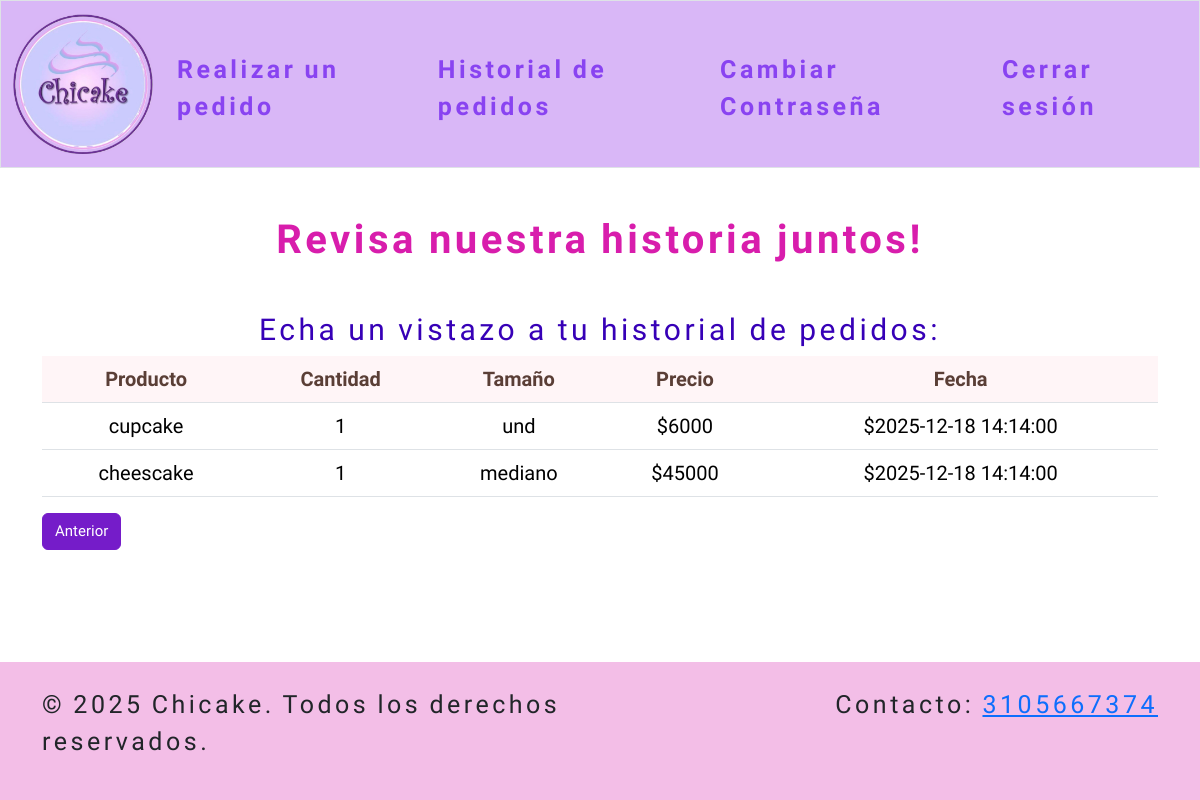
Screenshot of /history?page=2 (signed in) with the database file from the repository.
### tables this page shows
CREATE TABLE users_orders (id INTEGER PRIMARY KEY AUTOINCREMENT NOT NULL, user_id INTEGER NOT NULL, product TEXT NOT NULL, quantity INTEGER NOT NULL, type TEXT NOT NULL, price NUMERIC NOT NULL, date DATETIME NOT NULL DEFAULT CURRENT_TIMESTAMP, FOREIGN KEY(user_id) REFERENCES users(id));

### app.py (the view)
@app.route("/history")
@login_requered
def user_history():
    page = int(request.args.get("page", 1))
    page_rows = 10
    offset = (page - 1) * page_rows
    db = get_db()
    cursor = db.execute("SELECT * FROM users_orders WHERE user_id = ? ORDER BY date DESC LIMIT ? OFFSET ?", (session["user_id"], page_rows, offset))
    orders = cursor.fetchall()
    return render_template("history.html", orders=orders, page=page, page_rows=page_rows)

### app.py (called while the page is built)
def get_db():
    db = getattr(g, "_database", None)
    if db is None:
        db = g._database = sqlite3.connect(DATABASE)
        db.row_factory = sqlite3.Row
    return db

@app.teardown_appcontext
def close_conection(exception):
    db = getattr(g, "_database", None)
    if db is not None:
        db.close()

@app.after_request
def after_request(response):
    response.headers["Cache-Control"] = "no-cache, no-store, must-revalidate"
    response.headers["Expires"] = 0
    response.headers["Pragma"] = "no-cache"
    return response

### helpers.py (called while the page is built)
def login_requered(f):
    @wraps(f)
    def decorated_function(*args, **Kwargs):
        if session.get("user_id") is None:
            return redirect("/")
        return f(*args, **Kwargs)
    return decorated_function

### templates/history.html (shortened to what this page needs)
{% extends "layout.html" %}
{% block main %}
    <section class="products">
      <h1 class="mb-5">Revisa nuestra historia juntos!</h1>
        <h2>Echa un vistazo a tu historial de pedidos:</h2>
            <table class="table custom-table">
                <thead>
                    <tr>
                        <th>Producto</th>
                        <th>Cantidad</th>
                        <th>Tamaño</th>
                        <th>Precio</th>
                        <th>Fecha</th>
                    </tr>
                </thead>
                <tbody>
                    {% if not orders %}
                        <tr>
                            <td colspan="5">Aún no has realizado tu primera compra.</td>
                       </tr>
                    {% else %}
                        {% for row in orders %}
                        <tr>
                            <td>{{ row.product }}</td>
                            <td>{{ row.quantity }}</td>
                            <td>{{ row.type }}</td>
                            <td>${{ row.price }}</td>
                            <td>${{ row.date }}</td>
                        </tr>
                        {% endfor %}
                    {% endif %}
                </tbody>
            </table>
    </section>
    <div class="d-flex justify-content-between my-3">
        {% if page > 1 %}
            <a class="btn btn-primary" href="{{ url_for('user_history', page=page-1) }}">Anterior</a>
        {% else %}
            <span></span>
        {% endif %}
    </div>
{% endblock %}

### static/styles.css (style rules this page uses)
h1 { color: #d81dac; font-weight: bold; font-family: 'Euphoria Script'; font-size: 40px; letter-spacing: 3.5px; word-spacing: -1.5px; }
h2 { color: #3700B7; font-family: 'Euphoria Script'; font-size: 30px; letter-spacing: 3.5px; word-spacing: -1.0px; }
.btn { font-family: 'Euphoria Script'; font-size: 15px; background-color:#751CC9; border-color: #751CC9; }
.custom-table th { Background-color: #fff5f7; color: #5a3e36; font-family: 'Euphoria Script'; }
.custom-table tr:nth-child(even) { Background-color: #e9ecef; font-family: 'Euphoria Script'; font-size: 20px; }
.custom-table tr:nth-child(odd) { font-family: 'Euphoria Script'; font-size: 20px; }
html, body { height: 100%; margin: 0; }
body { display: flex; flex-direction: column; }

### rows the page displays
users_orders: product "cupcake", quantity "1", type "und", price "6000", date "2025-12-18 14:14:00"
users_orders: product "cheescake", quantity "1", type "mediano", price "45000", date "2025-12-18 14:14:00"
